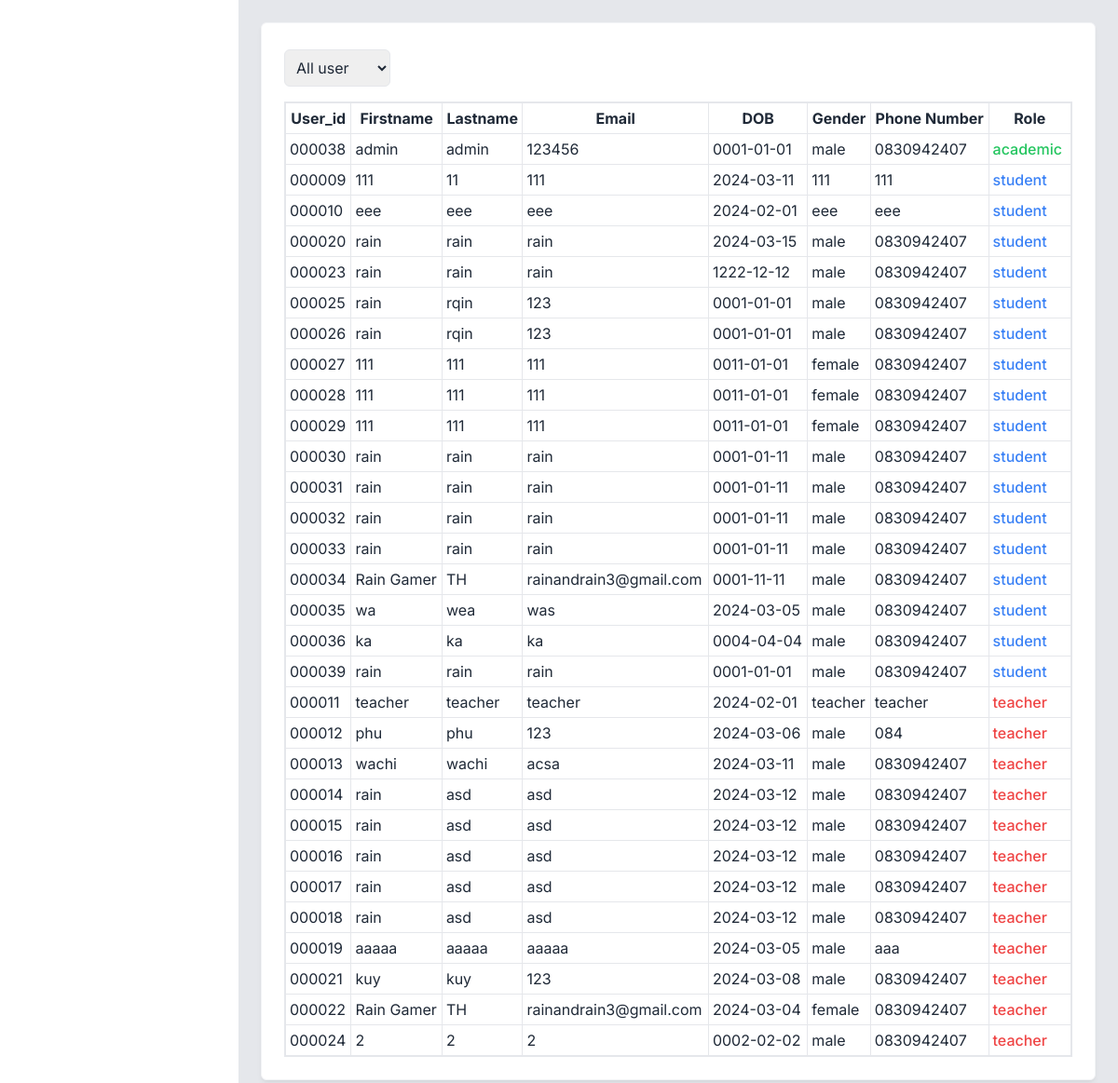
The app's page /Academic/showuser.php with its own data.
### tables this page shows
CREATE TABLE `user` (
  `user_id` int(6) UNSIGNED ZEROFILL NOT NULL,
  `firstname` varchar(200) NOT NULL,
  `lastname` varchar(200) NOT NULL,
  `email` varchar(200) NOT NULL,
  `password` varchar(200) NOT NULL,
  `dob` date NOT NULL,
  `gender` varchar(10) NOT NULL,
  `phonenum` varchar(10) NOT NULL,
  `profile_picture` varchar(255) NOT NULL,
  `role` varchar(255) NOT NULL
);

### Academic/showuser.php (the view, shortened to what this page needs)
<?php include 'connectdatabase.php';
?>
<!DOCTYPE html>
<html lang="en">
<head>
    <link href="https://fonts.bunny.net/css?family=figtree:400,500,600&display=swap" rel="stylesheet" />
    <link href='https://unpkg.com/boxicons@2.1.4/css/boxicons.min.css' rel='stylesheet'>
    <link href="https://cdn.jsdelivr.net/npm/remixicon@3.5.0/fonts/remixicon.css" rel="stylesheet">
    <script src="https://cdn.tailwindcss.com"></script>
    <link href="style.css" rel="stylesheet">
</head>
<body class="text-gray-800 font-inter">
    <main class="w-full md:w-[calc(100%-256px)] md:ml-64 bg-gray-200 min-h-screen transition-all main">
        <div class="p-6">
            <div class="grid grid-cols-1 lg:grid-cols-2 gap-6 mb-6">
                <div class="bg-white border border-gray-100 shadow-md shadow-black/5 p-6 rounded-md lg:col-span-2 w-full">
                    <div class="flex justify-between mb-4 items-start">
                        <select id="role" name="category" class="mt-1 p-2 border rounded-md focus:outline-none focus:border-blue-500" onchange="redirectPage()">
                            <option value="all" selected>All user</option>
                        </select>
                    </div>
                    <div class="overflow-x-auto">
                        <table class="min-w-full border border-collapse border-2">
                            <thead>
                                <tr>
                                    <th class="border p-1">User_id</th>
                                    <th class="border p-1">Firstname</th>
                                    <th class="border p-1">Lastname</th>
                                    <th class="border p-1">Email</th>
                                    <th class="border p-1">DOB</th>
                                    <th class="border p-1">Gender</th>
                                    <th class="border p-1">Phone Number</th>
                                    <th class="border p-1">Role</th>
                                </tr>
                            </thead>
                            <div class="all-user">
                                <tbody>
                                <?php
                                    $sql_user = "SELECT * FROM `user` ORDER BY
                                        CASE
                                            WHEN role = 'academic' THEN 1
                                            WHEN role = 'student' THEN 2
                                            WHEN role = 'teacher' THEN 3
                                            ELSE 4
                                        END";
                                    $result_user = mysqli_query($conn, $sql_user);
                                    while ($row = mysqli_fetch_array($result_user)) {
                                        echo "<tr>";
                                        echo "<td class='border p-1'>" . $row['user_id'] . "</td>";
                                        echo "<td class='border p-1'>" . $row['firstname'] . "</td>";
                                        echo "<td class='border p-1'>" . $row['lastname'] . "</td>";
                                        echo "<td class='border p-1'>" . $row['email'] . "</td>";
                                        echo "<td class='border p-1'>" . $row['dob'] . "</td>";
                                        echo "<td class='border p-1'>" . $row['gender'] . "</td>";
                                        echo "<td class='border p-1'>" . $row['phonenum'] . "</td>";
                                        echo "<td class='border p-1'>";
                                        if ($row['role'] == 'academic') {
                                            echo "<span class='mr-1 text-green-500 font-medium'>academic</span>";
                                        } else if ($row['role'] == 'student') {
                                            echo "<span class='mr-1 text-blue-500 font-medium'>student</span>";
                                        } else if ($row['role'] == 'teacher') {
                                            echo "<span class='mr-1 text-red-500 font-medium'>teacher</span>";
                                        }
                                        echo "</td>";
                                        echo "</tr>";
                                    }
                                    ?>
                                </tbody>
                            </div>
                        </table>
                        </div>
                    </div>
                </div>
            </div>
    </main>
</body>
</html>

### Academic/style.css (style rules this page uses)
html { line-height: 1.5; -webkit-text-size-adjust: 100%; -moz-tab-size: 4; -o-tab-size: 4; tab-size: 4; font-family: ui-sans-serif, system-ui, -apple-system, BlinkMacSystemFont, "Segoe UI", Roboto, "Helvetica Neue", Arial, "Noto Sans", sans-serif, "Apple Color Emoji", "Segoe UI Emoji", "Segoe UI Symbol", "Noto Color Emoji"; font-feature-settings: normal; font-variation-settings: normal; }
body { margin: 0; line-height: inherit; }
table { text-indent: 0; border-color: inherit; border-collapse: collapse; }
button, input, optgroup, select, textarea { font-family: inherit; font-feature-settings: inherit; font-variation-settings: inherit; font-size: 100%; font-weight: inherit; line-height: inherit; color: inherit; margin: 0; padding: 0; }
button, select { text-transform: none; }
.mb-4 { margin-bottom: 1rem; }
.mb-6 { margin-bottom: 1.5rem; }
.mr-1 { margin-right: 0.25rem; }
.flex { display: flex; }
.grid { display: grid; }
.min-h-screen { min-height: 100vh; }
.w-full { width: 100%; }
.grid-cols-1 { grid-template-columns: repeat(1, minmax(0, 1fr)); }
.items-start { align-items: flex-start; }
.justify-between { justify-content: space-between; }
.gap-6 { gap: 1.5rem; }
.overflow-x-auto { overflow-x: auto; }
.rounded-md { border-radius: 0.375rem; }
.border { border-width: 1px; }
.border-gray-100 { --tw-border-opacity: 1; border-color: rgb(243 244 246 / var(--tw-border-opacity)); }
.bg-white { --tw-bg-opacity: 1; background-color: rgb(255 255 255 / var(--tw-bg-opacity)); }
.p-1 { padding: 0.25rem; }
.p-6 { padding: 1.5rem; }
.font-inter { font-family: 'Inter', sans-serif; }
.font-medium { font-weight: 500; }
.text-blue-500 { --tw-text-opacity: 1; color: rgb(59 130 246 / var(--tw-text-opacity)); }
.text-gray-800 { --tw-text-opacity: 1; color: rgb(31 41 55 / var(--tw-text-opacity)); }
.shadow-md { --tw-shadow: 0 4px 6px -1px rgb(0 0 0 / 0.1), 0 2px 4px -2px rgb(0 0 0 / 0.1); --tw-shadow-colored: 0 4px 6px -1px var(--tw-shadow-color), 0 2px 4px -2px var(--tw-shadow-color); box-shadow: var(--tw-ring-offset-shadow, 0 0 #0000), var(--tw-ring-shadow, 0 0 #0000), var(--tw-shadow); }
.shadow-black\/5 { --tw-shadow-color: rgb(0 0 0 / 0.05); --tw-shadow: var(--tw-shadow-colored); }
.transition-all { transition-property: all; transition-timing-function: cubic-bezier(0.4, 0, 0.2, 1); transition-duration: 150ms; }
@media (min-width: 768px) { .md\:ml-64 { margin-left: 16rem; } }
@media (min-width: 768px) { .md\:w-\[calc\(100\%-256px\)\] { width: calc(100% - 256px); } }
@media (min-width: 1024px) { .lg\:col-span-2 { grid-column: span 2 / span 2; } }
@media (min-width: 1024px) { .lg\:grid-cols-2 { grid-template-columns: repeat(2, minmax(0, 1fr)); } }

### records on screen
user: user_id "000038", firstname "admin", lastname "admin", email "123456", dob "0001-01-01", gender "male", phonenum "0830942407", shows "academic"
user: user_id "000009", firstname "111", lastname "11", email "111", dob "2024-03-11", gender "111", phonenum "111", shows "student"
user: user_id "000010", firstname "eee", lastname "eee", email "eee", dob "2024-02-01", gender "eee", phonenum "eee", shows "student"
user: user_id "000020", firstname "rain", lastname "rain", email "rain", dob "2024-03-15", gender "male", phonenum "0830942407", shows "student"
user: user_id "000023", firstname "rain", lastname "rain", email "rain", dob "1222-12-12", gender "male", phonenum "0830942407", shows "student"
user: user_id "000025", firstname "rain", lastname "rqin", email "123", dob "0001-01-01", gender "male", phonenum "0830942407", shows "student"
user: user_id "000026", firstname "rain", lastname "rqin", email "123", dob "0001-01-01", gender "male", phonenum "0830942407", shows "student"
user: user_id "000027", firstname "111", lastname "111", email "111", dob "0011-01-01", gender "female", phonenum "0830942407", shows "student"
user: user_id "000028", firstname "111", lastname "111", email "111", dob "0011-01-01", gender "female", phonenum "0830942407", shows "student"
user: user_id "000029", firstname "111", lastname "111", email "111", dob "0011-01-01", gender "female", phonenum "0830942407", shows "student"
user: user_id "000030", firstname "rain", lastname "rain", email "rain", dob "0001-01-11", gender "male", phonenum "0830942407", shows "student"
user: user_id "000031", firstname "rain", lastname "rain", email "rain", dob "0001-01-11", gender "male", phonenum "0830942407", shows "student"
user: user_id "000032", firstname "rain", lastname "rain", email "rain", dob "0001-01-11", gender "male", phonenum "0830942407", shows "student"
user: user_id "000033", firstname "rain", lastname "rain", email "rain", dob "0001-01-11", gender "male", phonenum "0830942407", shows "student"
user: user_id "000034", firstname "Rain Gamer", lastname "TH", email "rainandrain3@gmail.com", dob "0001-11-11", gender "male", phonenum "0830942407", shows "student"
user: user_id "000035", firstname "wa", lastname "wea", email "was", dob "2024-03-05", gender "male", phonenum "0830942407", shows "student"
user: user_id "000036", firstname "ka", lastname "ka", email "ka", dob "0004-04-04", gender "male", phonenum "0830942407", shows "student"
user: user_id "000039", firstname "rain", lastname "rain", email "rain", dob "0001-01-01", gender "male", phonenum "0830942407", shows "student"
user: user_id "000011", firstname "teacher", lastname "teacher", email "teacher", dob "2024-02-01", gender "teacher", phonenum "teacher"
user: user_id "000012", firstname "phu", lastname "phu", email "123", dob "2024-03-06", gender "male", phonenum "084", shows "teacher"
user: user_id "000013", firstname "wachi", lastname "wachi", email "acsa", dob "2024-03-11", gender "male", phonenum "0830942407", shows "teacher"
user: user_id "000014", firstname "rain", lastname "asd", email "asd", dob "2024-03-12", gender "male", phonenum "0830942407", shows "teacher"
user: user_id "000015", firstname "rain", lastname "asd", email "asd", dob "2024-03-12", gender "male", phonenum "0830942407", shows "teacher"
user: user_id "000016", firstname "rain", lastname "asd", email "asd", dob "2024-03-12", gender "male", phonenum "0830942407", shows "teacher"
user: user_id "000017", firstname "rain", lastname "asd", email "asd", dob "2024-03-12", gender "male", phonenum "0830942407", shows "teacher"
user: user_id "000018", firstname "rain", lastname "asd", email "asd", dob "2024-03-12", gender "male", phonenum "0830942407", shows "teacher"
user: user_id "000019", firstname "aaaaa", lastname "aaaaa", email "aaaaa", dob "2024-03-05", gender "male", phonenum "aaa", shows "teacher"
user: user_id "000021", firstname "kuy", lastname "kuy", email "123", dob "2024-03-08", gender "male", phonenum "0830942407", shows "teacher"
user: user_id "000022", firstname "Rain Gamer", lastname "TH", email "rainandrain3@gmail.com", dob "2024-03-04", gender "female", phonenum "0830942407", shows "teacher"
user: user_id "000024", firstname "2", lastname "2", email "2", dob "0002-02-02", gender "male", phonenum "0830942407", shows "teacher"
